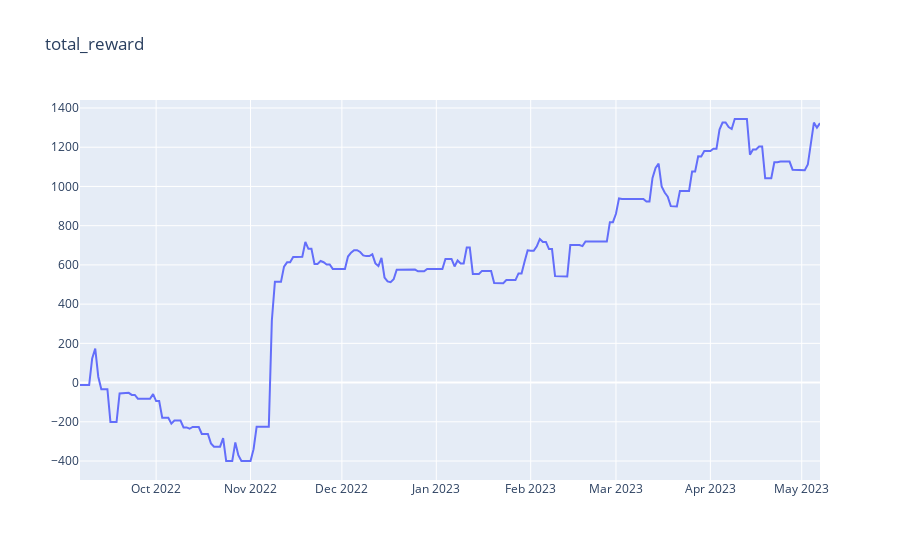

Write notebook code for a chart like this one.
### Code cell
# plot my_test_env.history['total_profit'] with plotly
import plotly.graph_objects as go
fig = go.Figure()
fig.add_trace(go.Scatter(x=gymdf['Date'][test_frame_bound[0]:test_frame_bound[1]], y=my_test_env.history['total_reward'],
                    mode='lines',
                    name='total_reward'))
fig.update_layout(title='total_reward')
fig.show()
# save plotly figure
# fig.write_html(f"total_reward_{new_model_name}.html")

### Figure 1 — Plotly figure (JSON) as saved in the notebook; plotly's stock layout.template omitted (floating-point values rounded to 4 significant figures; data arrays with more than 128 entries replaced by an {"elided": "..."} marker saying what was removed)
{"data": [{"mode": "lines", "name": "total_reward", "type": "scatter", "x": {"elided": "245 str values"}, "y": {"elided": "244 float values"}}], "layout": {"title": {"text": "total_reward"}}}
